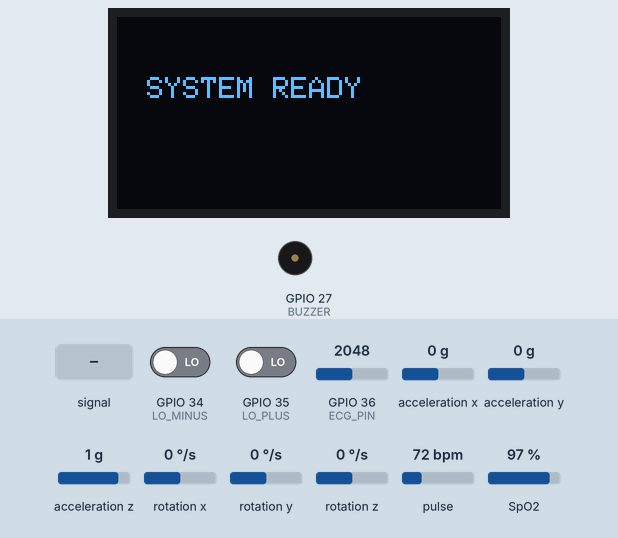
This sketch was run on a simulated ESP32. Shown: 128×64 one-colour display, buzzer (waves = sounding, pin HIGH). The inputs (shaded band) are chosen by the test bench; at power-on: GPIO 34 (LO_MINUS) LOW, GPIO 35 (LO_PLUS) LOW, acceleration x 0 g, acceleration y 0 g, GPIO 36 (ECG_PIN) = 2048, acceleration z 1 g, rotation x 0 °/s, rotation y 0 °/s, rotation z 0 °/s, pulse 72 bpm, SpO2 97 %. WiFi joins after 1.5 s; servers stay silent unless stated; web services answer with replies made up by the test bench; pins used as bus, display or sensor lines are not drawn; what the sketch prints to the serial monitor is not drawn.

Above: at 1.7 s.
At 5.5 s:
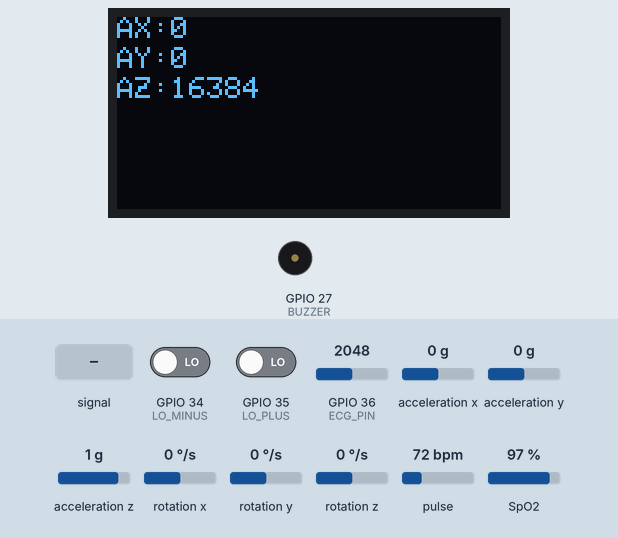
5.6 s: GPIO 34 (LO_MINUS) driven LOW
11.9 s: GPIO 35 (LO_PLUS) driven HIGH
At 13.1 s:
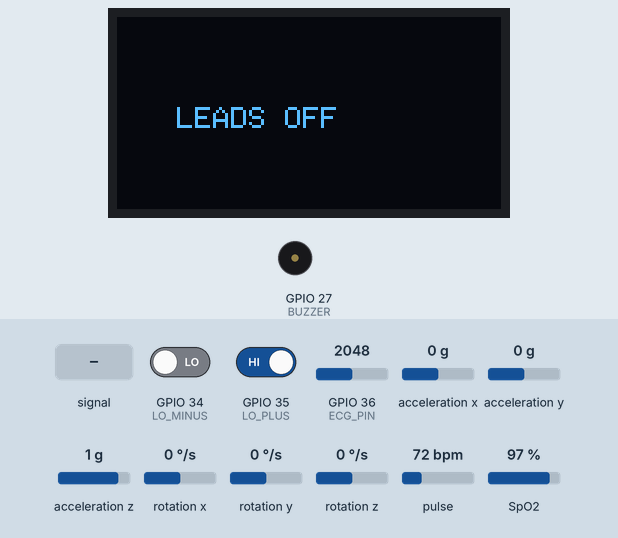
16.8 s: GPIO 36 (ECG_PIN) fed a 200 Hz sine of ±327 counts around its level
18.3 s: acceleration x set to -1.4 g
At 21.6 s:
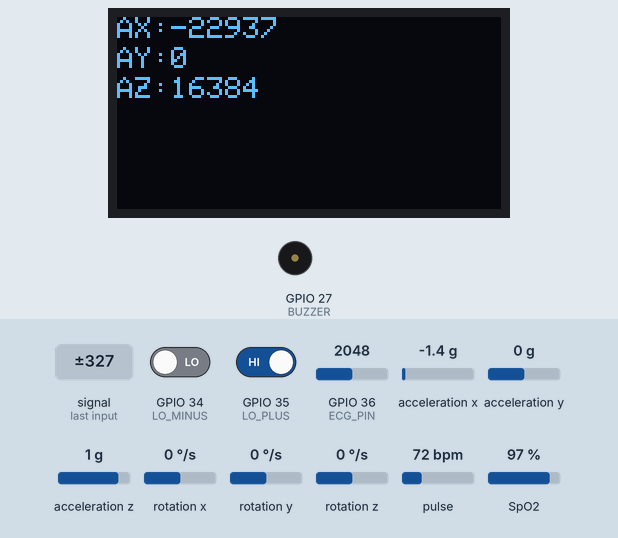
21.9 s: acceleration y set to -1.4 g
At 22.6 s:
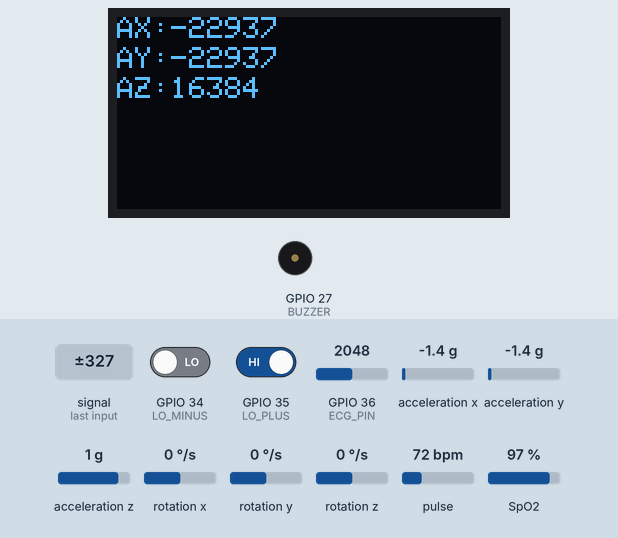

Measured:
- after the input at 11.9 s, the display: first differs from a run without the input after 0.09 s (image 2)
- after the input at 21.9 s, the display: changes after 0.11 s (image 4)
- what the display in image 0 shows lasts 1.0 s, from 1.6 s to 2.6 s
- what the display in image 2 shows lasts 3.4 s, from 12.0 s to 15.4 s

The sketch:

source_Code.ino
```cpp
#include <Wire.h>
#include <SPI.h>
#include "MAX30105.h"
#include "spo2_algorithm.h"
#include "MPU6050.h"
#include <Adafruit_GFX.h>
#include <Adafruit_SSD1306.h>
#include <WiFi.h>
#include <HTTPClient.h>

/* ---------------- WIFI ---------------- */
const char* ssid = "YOUR_WIFI_NAME";
const char* password = "YOUR_WIFI_PASSWORD";

/* ---------------- THINGSPEAK ---------------- */
String apiKey = "";
const char* server = "http://api.thingspeak.com/update";

/* ---------------- PINS ---------------- */
#define SDA_PIN 21
#define SCL_PIN 22

#define OLED_MOSI 23
#define OLED_CLK  18
#define OLED_DC   2
#define OLED_RST  4
#define OLED_CS   5

#define ECG_PIN   36
#define LO_PLUS   35
#define LO_MINUS  34

#define BUZZER    27

/* ---------------- OBJECTS ---------------- */
MAX30105 particleSensor;
MPU6050 mpu;
Adafruit_SSD1306 display(128, 64, &SPI, OLED_DC, OLED_RST, OLED_CS);

/* ---------------- STATES ---------------- */
int displayMode = 0;
bool emergency = false;

/* ---------------- SPO2 ---------------- */
#define BUFFER_SIZE 100
uint32_t irBuffer[BUFFER_SIZE];
uint32_t redBuffer[BUFFER_SIZE];

int bufferIndex = 0;
int32_t spo2 = 0, heartRate = 0;
int8_t validSPO2 = 0, validHeartRate = 0;

/* ---------------- ECG ---------------- */
int graphX = 0;
int prevY = 32;
float ecgFiltered = 0;

/* ---------------- TIMERS ---------------- */
unsigned long lastOLED = 0;
unsigned long lastUpload = 0;
unsigned long lastModeChange = 0;

/* ===================================================== */

void connectWiFi()
{
  WiFi.begin(ssid, password);
  Serial.print("Connecting WiFi");

  while (WiFi.status() != WL_CONNECTED)
  {
    delay(500);
    Serial.print(".");
  }

  Serial.println("\nWiFi Connected!");
}

/* ===================================================== */

void sendToThingSpeak(int ecg, int ax, int ay, int az)
{
  if (WiFi.status() == WL_CONNECTED)
  {
    HTTPClient http;

    String url = String(server) + "?api_key=" + apiKey +
                 "&field1=" + String(spo2) +
                 "&field2=" + String(heartRate) +
                 "&field3=" + String(ecg) +
                 "&field4=" + String(ax) +
                 "&field5=" + String(ay) +
                 "&field6=" + String(az);

    http.begin(url);
    int httpCode = http.GET();

    Serial.print("ThingSpeak: ");
    Serial.println(httpCode);

    http.end();
  }
}

/* ===================================================== */

void setup()
{
  Serial.begin(115200);

  Wire.begin(SDA_PIN, SCL_PIN);
  Wire.setClock(100000); // stability

  SPI.begin(OLED_CLK, -1, OLED_MOSI, OLED_CS);

  pinMode(OLED_RST, OUTPUT);

  digitalWrite(OLED_RST, LOW);
  delay(50);
  digitalWrite(OLED_RST, HIGH);

  pinMode(BUZZER, OUTPUT);
  pinMode(LO_PLUS, INPUT);
  pinMode(LO_MINUS, INPUT);

  connectWiFi();

  /* OLED INIT */
  if (!display.begin(SSD1306_SWITCHCAPVCC))
  {
    Serial.println("OLED FAIL");
    while (1);
  }

  display.clearDisplay();
  display.setCursor(10, 20);
  display.println("SYSTEM READY");
  display.display();
  delay(1000);

  /* Sensors */
  particleSensor.begin(Wire, I2C_SPEED_STANDARD);
  particleSensor.setup();
  particleSensor.setPulseAmplitudeRed(0x2F);
  particleSensor.setPulseAmplitudeIR(0x2F);

  mpu.initialize();
}

/* ===================================================== */

void readSpO2()
{
  particleSensor.check();

  while (particleSensor.available())
  {
    redBuffer[bufferIndex] = particleSensor.getRed();
    irBuffer[bufferIndex]  = particleSensor.getIR();
    particleSensor.nextSample();

    bufferIndex++;

    if (bufferIndex >= BUFFER_SIZE)
    {
      maxim_heart_rate_and_oxygen_saturation(
        irBuffer, BUFFER_SIZE,
        redBuffer,
        &spo2, &validSPO2,
        &heartRate, &validHeartRate);

      bufferIndex = 0;
    }

    delay(2); // prevent I2C overload
  }
}

/* ===================================================== */

int getECG()
{
  int raw = analogRead(ECG_PIN);

  ecgFiltered = 0.9 * ecgFiltered + 0.1 * raw;

  int centered = ecgFiltered - 2000;
  return centered * 3;
}

/* ===================================================== */

void drawECGGraph()
{
  if (digitalRead(LO_PLUS) || digitalRead(LO_MINUS))
  {
    display.setCursor(20, 30);
    display.print("LEADS OFF");
    return;
  }

  int ecg = getECG();
  int y = map(ecg, -2000, 2000, 63, 0);

  display.drawLine(graphX - 1, prevY, graphX, y, SSD1306_WHITE);

  prevY = y;
  graphX++;

  if (graphX >= 128)
  {
    graphX = 0;
    display.clearDisplay();
  }
}

/* ===================================================== */

void updateOLED()
{
  display.clearDisplay();

  if (displayMode == 0)
  {
    display.setCursor(0,0);
    display.print("SpO2:");
    display.print(validSPO2 ? spo2 : 0);

    display.setCursor(0,10);
    display.print("HR:");
    display.print(validHeartRate ? heartRate : 0);

    display.setCursor(0,20);
    display.print("ECG:");
    display.print(getECG());
  }
  else if (displayMode == 1)
  {
    int16_t ax, ay, az, gx, gy, gz;
    mpu.getMotion6(&ax, &ay, &az, &gx, &gy, &gz);
    delay(5);

    display.setCursor(0,0);
    display.print("AX:"); display.print(ax);

    display.setCursor(0,10);
    display.print("AY:"); display.print(ay);

    display.setCursor(0,20);
    display.print("AZ:"); display.print(az);
  }
  else if (displayMode == 2)
  {
    drawECGGraph();
  }

  display.display();
}

/* ===================================================== */

void loop()
{
  readSpO2();

  /* AUTO MODE CHANGE EVERY 5 SEC */
  if (millis() - lastModeChange > 5000)
  {
    displayMode = (displayMode + 1) % 3;
    display.clearDisplay();
    lastModeChange = millis();

    Serial.print("Auto Mode: ");
    Serial.println(displayMode);
  }

  /* THINGSPEAK SAFE UPLOAD */
  if (millis() - lastUpload > 15000)
  {
    lastUpload = millis();

    if (validSPO2)
    {
      int ecg = getECG();

      int16_t ax, ay, az, gx, gy, gz;
      mpu.getMotion6(&ax, &ay, &az, &gx, &gy, &gz);
      delay(5);

      sendToThingSpeak(ecg, ax, ay, az);
    }
  }

  if (millis() - lastOLED > 25)
  {
    lastOLED = millis();
    updateOLED();
  }
}
```
